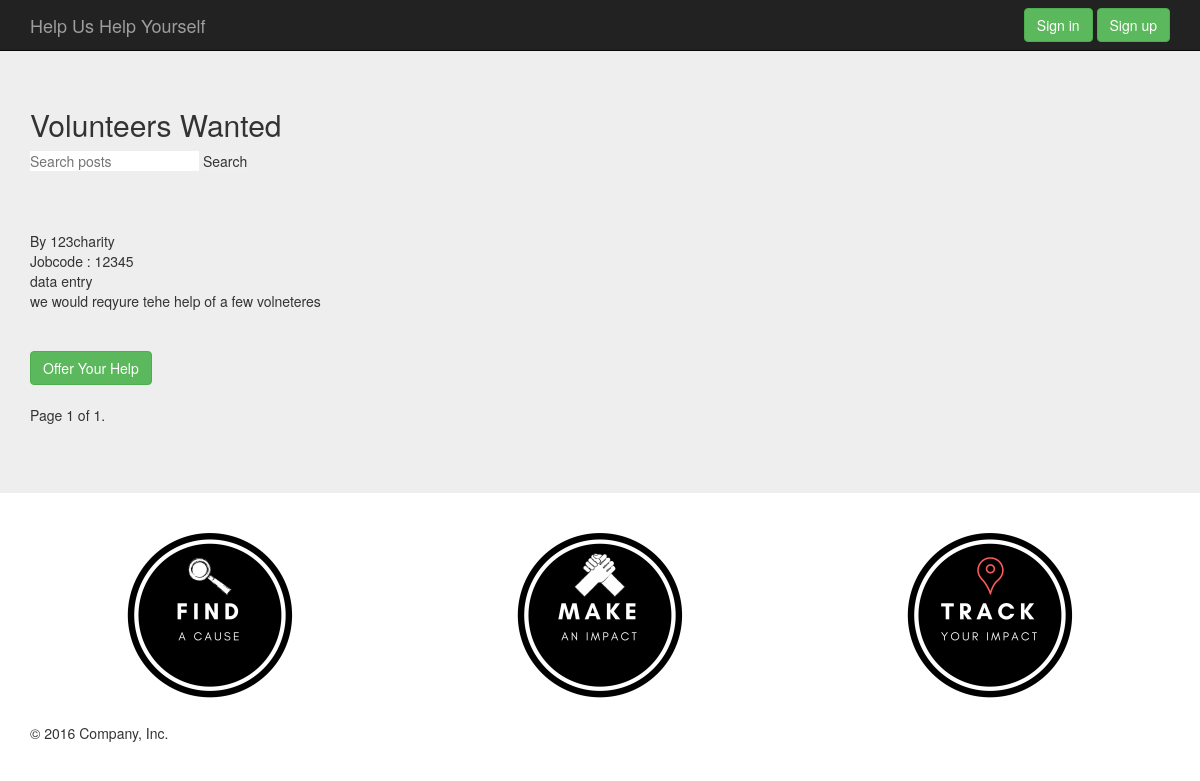
Page /pairing/ on the committed database.
### pairing/models.py (models this page shows, shortened)
class Pairing (models.Model):
    charityName = models.CharField(primary_key=True ,max_length=20)
    jobcode = models.IntegerField(null=True,blank=True)
    title = models.CharField(max_length=200)
    text= models.TextField()
    created_date= models.DateTimeField(default=timezone.now)
    published_date = models.DateTimeField(blank=True, null=True)

### pairing/views.py (the view)
def pairingPost(request):
    post_list = Pairing.objects.all()
    paginator = Paginator(post_list, 1) # Show 25 contacts per page
    page = request.GET.get('page')
    try:
        post = paginator.page(page)
    except PageNotAnInteger:
        post = paginator.page(1)
    except EmptyPage:
        post = paginator.page(paginator.num_pages)
    context = {
    'post':post
    }
    query = request.GET.get('q')
    if query:
        post_list = post_list.filter(title__icontains=query)
        context ={'post':post_list
        }
    return render(request, 'pairingPage.html', context)

### pairing/templates/pairingPage.html (shortened to what this page needs)
<!DOCTYPE html>
<html lang="en">
    <head>
        {% load static %}
        <link href= {% static "css/bootstrap.min.css" %} rel="stylesheet">
        <link href= {% static "css/hover.css" %} rel="stylesheet">
        <link href= {% static "css/ie10-viewport-bug-workaround.css"%} rel="stylesheet">
        <link href= {% static "css/jumbotron.css" %}rel="stylesheet">
      </head>
      <body>
        <nav class="navbar navbar-inverse navbar-fixed-top">
          <div class="container">
            <div class="navbar-header">
              <a class="navbar-brand" href="/">Help Us Help Yourself</a>
            </div>
            <div id="navbar" class="navbar-collapse collapse">
              <form class="navbar-form navbar-right">
                <a href="/userAcc/login" class="btn btn-success" role="button"> Sign in </a>
                <a href="/userAcc/signup" class="btn btn-success" role="button"> Sign up </a>
              </form>
            </div>
          </div>
        </nav>
<br>
<br>
<div class="jumbotron">
  <div class="container">
<header>
  <h2> Volunteers Wanted </h2>
  <div>
  <form method='GET' action=''>
  <input type='text' name='q' placeholder='Search posts' value ='{{ request.GET.q }}'/>
  <input type='submit' value='Search'/>
  </form>
  </div>
</header>
<br>
<br>
<div>
{% for po in post %}
<br>
By {{po.charityName}}
<br>
Jobcode : {{po.jobcode}}
<br>
{{po.title}}
<br>
{{po.text}}
<br>
<br>
<br>
<a href="/pairing/signup" class="btn btn-success" role="button"> Offer Your Help </a>
{% endfor %}
</div>
<div class="pagination">
    <span class="step-links">
        <span class="current">
            Page {{ post.number }} of {{ post.paginator.num_pages }}.
        </span>
    </span>
</div>
</div>
</div>
<div class="container">
  {% load static %}
<div class="row">
  <div class="col-md-4" align="center">
    <div class="img__wrap">
      <img src= {% static "img/find.jpg" %} height="200" width="200"/>
    </div>
  </div>
  <div class="col-md-4" align="center">
    <div class="img__wrap">
      <img src= {% static "img/make.jpg" %} height="200" width="200"/>
    </div>
 </div>
  <div class="col-md-4" align="center">
  <div class="img__wrap">
    <img src= {% static "img/track.jpg" %} height="200" width="200"/>
  </div>
  </div>
</div>
  <footer>
    <p>&copy; 2016 Company, Inc.</p>
  </footer>
</div>
</body>
</html>

### tracklah/static/css/hover.css (style rules this page uses)
* { margin: 0; padding: 0; border: 0; }
.img__wrap { position: relative; height: 200px; width: 200px; }

### rows in the picture
Pairing: charityName "123charity", jobcode "12345", title "data entry", text "we would reqyure tehe help of a few volneteres"

### other values in the picture
{{ post.number }} "1"
{{ post.paginator.num_pages }} "1"
